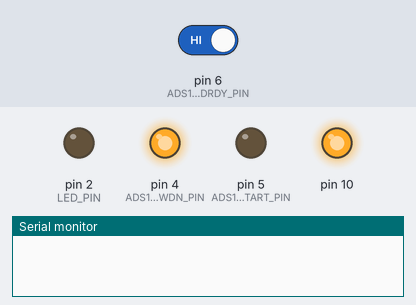
The sketch below on a simulated Arduino Uno, built with avr-gcc and run on an emulated ATmega328P. Parts: output pins drawn as LEDs (lit = HIGH), the last lines printed to the serial monitor. Inputs (shaded band) come from the test bench; at power-on: pin 6 (ADS1262_DRDY_PIN) HIGH. Pins used as bus, display or sensor lines are not drawn.

Above: at 0.3 s.
At 4.5 s:
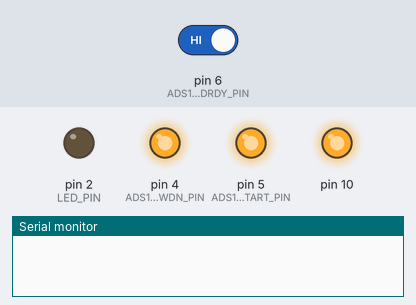
4.6 s: pin 6 (ADS1262_DRDY_PIN) driven LOW
At 5.6 s:
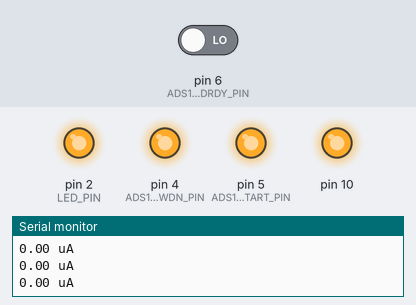
Timing chart, 0 to 7.6 s (numbered marks = the images above; inputs shaded):
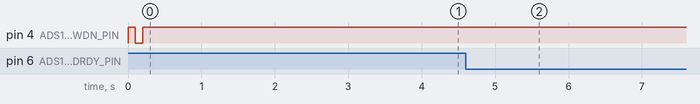

Measured:
- after the input at 4.6 s, pin 2 (LED_PIN): LOW → HIGH at once

The sketch:

ads1262.ino
```cpp
// (licence header left out)
#include <SPI.h>
#include <SoftwareSerial.h>
#include <math.h>
#include <ads1262.h>

// #define PGA 1 // Programmable Gain = 1
#define VREF 2.50 // Internal reference of 2.5V
// #define VFSR 2*VREF/PGA // full-scale range
#define TOTAL_GAIN 10 // (0.1 V/A)(100V/V)(1V/V) = (Res)(Amp)(PGA)
#define LED_PIN 2

ads1262 PC_ADS1262;

float volt_V=0;
volatile int i;
volatile char SPI_RX_Buff[10];
volatile long ads1262_rx_Data[10];
volatile char *SPI_RX_Buff_Ptr;
volatile signed long sads1262Count = 0;
volatile signed long uads1262Count=0;
double resolution = (double)((double)VREF/pow(2,31)); //resolution= Vref/(2^n-1) , Vref=2.5, n=no of bits
float averageVal; // to calibrate
float sample; // holds the sample

// Leave power channel unconnected on startup and wait until LED turns on to
// indicate calibration has completed
void setup()
{
  // initalize the ADC
  pinMode(ADS1262_DRDY_PIN, INPUT); //data ready input line
  pinMode(ADS1262_CS_PIN, OUTPUT); //chip enable output line
  pinMode(ADS1262_START_PIN, OUTPUT); // start
  pinMode(ADS1262_PWDN_PIN, OUTPUT); // Power down output
  pinMode(LED_PIN, OUTPUT);

  Serial.begin(9600);
  PC_ADS1262.ads1262_Init(); // initialise ads1262

  averageVal = calcAverage(); // calibrate
  digitalWrite(LED_PIN, HIGH); // LED on after calibration
}

void loop()
{
  // new sample when DRDY low
  if((digitalRead(ADS1262_DRDY_PIN)) == LOW) {
    sample = (receive32BitSample() - averageVal)*1000000.0/TOTAL_GAIN; // convert to uA and divide by gain
    Serial.print(sample);
    Serial.println(" uA");
  }
}

// call when DRDY low
float receive32BitSample() {
  SPI_RX_Buff_Ptr = PC_ADS1262.ads1262_Read_Data(); // read 6 bytes conversion register

  for(int i = 0; i < 5; i++) {
    SPI_RX_Buff[i] = *(SPI_RX_Buff_Ptr + i);
  }

  ads1262_rx_Data[0] = (unsigned char)SPI_RX_Buff[1];  // first byte is status
  ads1262_rx_Data[1] = (unsigned char)SPI_RX_Buff[2];
  ads1262_rx_Data[2] = (unsigned char)SPI_RX_Buff[3];
  ads1262_rx_Data[3] = (unsigned char)SPI_RX_Buff[4];

  uads1262Count = (signed long) (((unsigned long)ads1262_rx_Data[0]<<24)|((unsigned long)ads1262_rx_Data[1]<<16)|(ads1262_rx_Data[2]<<8)|ads1262_rx_Data[3]);//get the raw 32-bit adc count out by shifting
  sads1262Count = (signed long) (uads1262Count); // get signed value
  volt_V = (resolution)*(float)sads1262Count; // voltage = resolution * adc count

  return volt_V;
}

// find the average for calibration
float calcAverage() {
  float avg = 0;
  // discard first 100 samples
  for (int i = 0; i < 100; i++) {
    while (digitalRead(ADS1262_DRDY_PIN)); // wait for DRDY to go low
    receive32BitSample(); // get sample
  }

  int N = 100;
  // use next N samples for averaging
  for (int i = 0; i < N; i++) {
    while (digitalRead(ADS1262_DRDY_PIN)); // wait for DRDY to go low
    avg += receive32BitSample(); // get sample and add
  }
  return avg / N;
}
```

ads1262.cpp
```cpp
// (licence header left out)
#include <Arduino.h>
#include <ads1262.h>
#include <SPI.h>

char* ads1262::ads1262_Read_Data()
{
  static char SPI_Dummy_Buff[6];
  digitalWrite(ADS1262_CS_PIN, LOW);

	for (int i = 0; i < 6; ++i)
	{
		SPI_Dummy_Buff[i] = SPI.transfer(CONFIG_SPI_MASTER_DUMMY);
	}

  digitalWrite(ADS1262_CS_PIN, HIGH);

	return SPI_Dummy_Buff;
}

void ads1262::ads1262_Init()
{
  // start the SPI library:
  SPI.begin();
  SPI.setBitOrder(MSBFIRST);
  //CPOL = 0, CPHA = 1
  SPI.setDataMode(SPI_MODE1);
  // Selecting 1Mhz clock for SPI
  SPI.setClockDivider(SPI_CLOCK_DIV8);

  ads1262_Reset();
  delay(100);

  ads1262_Hard_Stop();
  delay(350);

  ads1262_Reg_Write(POWER, 0x11); 		// Default: Enable 2.5V internal reference with no bias
  delay(100);
  ads1262_Reg_Write(INTERFACE, 0x05);	// Default: Status byte, checksum byte enabled
  delay(100);
  ads1262_Reg_Write(MODE0, 0x00);		  // Default: no additional conversion delay
  delay(100);
  ads1262_Reg_Write(MODE1, 0x80);	    // Default: FIR filter mode
  delay(100);
  ads1262_Reg_Write(MODE2, 0x04);	    // 1V/V gain, 20 SPS (max for FIR filter)
  delay(100);
  ads1262_Reg_Write(INPMUX, 0x1A);	  // (0x01) AIN1 - AINCOM (AGND)
  delay(100);
  ads1262_Reg_Write(OFCAL0, 0x00);
  delay(100);
  ads1262_Reg_Write(OFCAL1, 0x00);
  delay(100);
  ads1262_Reg_Write(OFCAL2, 0x00);
  delay(100);
  ads1262_Reg_Write(FSCAL0, 0x00);
  delay(100);
  ads1262_Reg_Write(FSCAL1, 0x00);
  delay(100);
  ads1262_Reg_Write(FSCAL2, 0x40);
  delay(100);
  ads1262_Reg_Write(IDACMUX, 0xBB);
  delay(100);
   ads1262_Reg_Write(IDACMAG, 0x00);
  delay(100);
  ads1262_Reg_Write(REFMUX, 0x00);
  delay(100);
  ads1262_Reg_Write(TDACP, 0x00);
  delay(100);
  ads1262_Reg_Write(TDACN, 0x00);
  delay(100);
  ads1262_Reg_Write(GPIOCON, 0x00);
  delay(100);
  ads1262_Reg_Write(GPIODIR, 0x00);
  delay(100);
  ads1262_Reg_Write(GPIODAT, 0x00);
  delay(100);
  ads1262_Reg_Write(ADC2CFG, 0x00);
  delay(100);
  ads1262_Reg_Write(ADC2MUX, 0x01);
  delay(100);
  ads1262_Reg_Write(ADC2OFC0, 0x00);
  delay(100);
  ads1262_Reg_Write(ADC2OFC1, 0x00);
  delay(100);
  ads1262_Reg_Write(ADC2FSC0, 0x00);
  delay(100);
  ads1262_Reg_Write(ADC2FSC1, 0x40);
  delay(100);
 // ads1262_Start_Read_Data_Continuous();
  delay(100);
  ads1262_Enable_Start();
}

void ads1262::ads1262_Reset()
{
  digitalWrite(ADS1262_PWDN_PIN, HIGH);
  delay(100);					// Wait 100 mSec
  digitalWrite(ADS1262_PWDN_PIN, LOW);
  delay(100);
  digitalWrite(ADS1262_PWDN_PIN, HIGH);
  delay(100);
}

void ads1262::ads1262_Disable_Start()
{
  digitalWrite(ADS1262_START_PIN, LOW);
  delay(20);
}

void ads1262::ads1262_Enable_Start()
{
  digitalWrite(ADS1262_START_PIN, HIGH);
  delay(20);
}

void ads1262::ads1262_Hard_Stop (void)
{
  digitalWrite(ADS1262_START_PIN, LOW);
  delay(100);
}


void ads1262::ads1262_Start_Data_Conv_Command (void)
{
  ads1262_SPI_Command_Data(START);					// Send 0x08 to the ADS1x9x
}

void ads1262::ads1262_Soft_Stop (void)
{
  ads1262_SPI_Command_Data(STOP);                   // Send 0x0A to the ADS1x9x
}

void ads1262::ads1262_Start_Read_Data_Continuous (void)
{
  //ads1262_SPI_Command_Data(RDATAC);					// Send 0x10 to the ADS1x9x
}

void ads1262::ads1262_Stop_Read_Data_Continuous (void)
{
  //ads1262_SPI_Command_Data(SDATAC);					// Send 0x11 to the ADS1x9x
}

void ads1262::ads1262_SPI_Command_Data(unsigned char data_in)
{
  byte data[1];
  //data[0] = data_in;
  digitalWrite(ADS1262_CS_PIN, LOW);
  delay(2);
  digitalWrite(ADS1262_CS_PIN, HIGH);
  delay(2);
  digitalWrite(ADS1262_CS_PIN, LOW);
  delay(2);
  SPI.transfer(data_in);
  delay(2);
  digitalWrite(ADS1262_CS_PIN, HIGH);
}

//Sends a write command to SCP1000
void ads1262::ads1262_Reg_Write (unsigned char READ_WRITE_ADDRESS, unsigned char DATA)
{
  // now combine the register address and the command into one byte:
  byte dataToSend = READ_WRITE_ADDRESS | WREG;

   digitalWrite(ADS1262_CS_PIN, LOW);
   delay(2);
   digitalWrite(ADS1262_CS_PIN, HIGH);
   delay(2);
  // take the chip select low to select the device:
  digitalWrite(ADS1262_CS_PIN, LOW);
  delay(2);
  SPI.transfer(dataToSend); //Send register location
  SPI.transfer(0x00);		//number of register to wr
  SPI.transfer(DATA);		//Send value to record into register

  delay(2);
  // take the chip select high to de-select:
  digitalWrite(ADS1262_CS_PIN, HIGH);
}
```

ads1262.h
```cpp
// (licence header left out)
#ifndef ads1262_h
#define ads1262_h

#include "Arduino.h"

#define CONFIG_SPI_MASTER_DUMMY   0xFF

// Register Read Commands
#define  RREG    0x20;		//Read n nnnn registers starting at address r rrrr
                                //first byte 001r rrrr (2xh)(2) - second byte 000n nnnn(2)
#define WREG    0x40;		//Write n nnnn registers starting at address r rrrr
                                //first byte 010r rrrr (2xh)(2) - second byte 000n nnnn(2)

#define START		0x08		//Start/restart (synchronize) conversions
#define STOP		0x0A		//Stop conversion
#define RDATAC      0x10		//Enable Read Data Continuous mode.

//This mode is the default mode at power-up.
#define SDATAC		0x11		//Stop Read Data Continuously mode
#define RDATA		0x12		//Read data by command; supports multiple read back.

//Pin declartion the other you need are controlled by the SPI library
const int ADS1262_DRDY_PIN = 6;
const int ADS1262_CS_PIN = 7;
const int ADS1262_START_PIN = 5;
const int ADS1262_PWDN_PIN = 4;

//register address
#define	POWER		  0x01
#define	INTERFACE	0x02
#define	MODE0		  0x03
#define	MODE1		  0x04
#define	MODE2		  0x05
#define	INPMUX		0x06
#define	OFCAL0		0x07
#define	OFCAL1		0x08
#define	OFCAL2		0x09
#define	FSCAL0		0x0A
#define	FSCAL1		0x0B
#define	FSCAL2		0x0C
#define	IDACMUX		0x0D
#define	IDACMAG		0x0E
#define	REFMUX		0x0F
#define	TDACP		  0x10
#define	TDACN		  0x11
#define	GPIOCON		0x12
#define	GPIODIR		0x13
#define	GPIODAT		0x14
#define	ADC2CFG		0x15
#define	ADC2MUX		0x16
#define	ADC2OFC0	0x17
#define	ADC2OFC1	0x18
#define	ADC2FSC0	0x19
#define	ADC2FSC1	0x1A


class ads1262
{
  public:
    static void ads1262_Init(void);
    static void ads1262_Reset(void);
    static void ads1262_Reg_Write (unsigned char READ_WRITE_ADDRESS, unsigned char DATA);
    static void ads1262_Reg_Read (unsigned char READ_WRITE_ADDRESS);
    static void ads1262_SPI_Command_Data(unsigned char data_in);
    static void ads1262_Disable_Start(void);
    static void ads1262_Enable_Start(void);
    static void ads1262_Hard_Stop (void);
    static void ads1262_Start_Data_Conv_Command (void);
    static void ads1262_Soft_Stop (void);
    static void ads1262_Start_Read_Data_Continuous (void);
    static void ads1262_Stop_Read_Data_Continuous (void);
    static char* ads1262_Read_Data(void);
};

#endif
```
